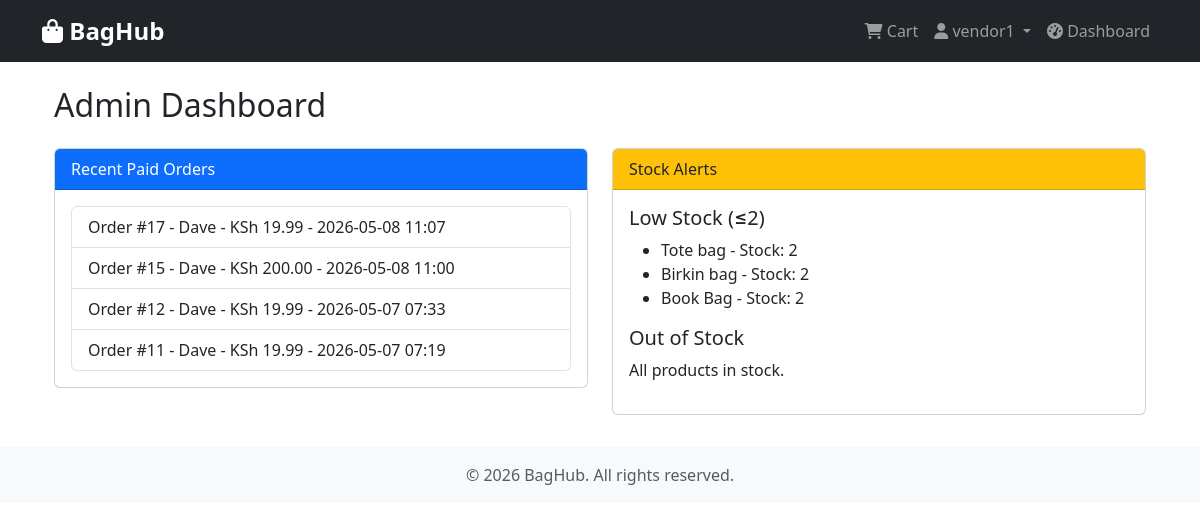
The page /core/dashboard/ (signed in) on the database as committed earlier.
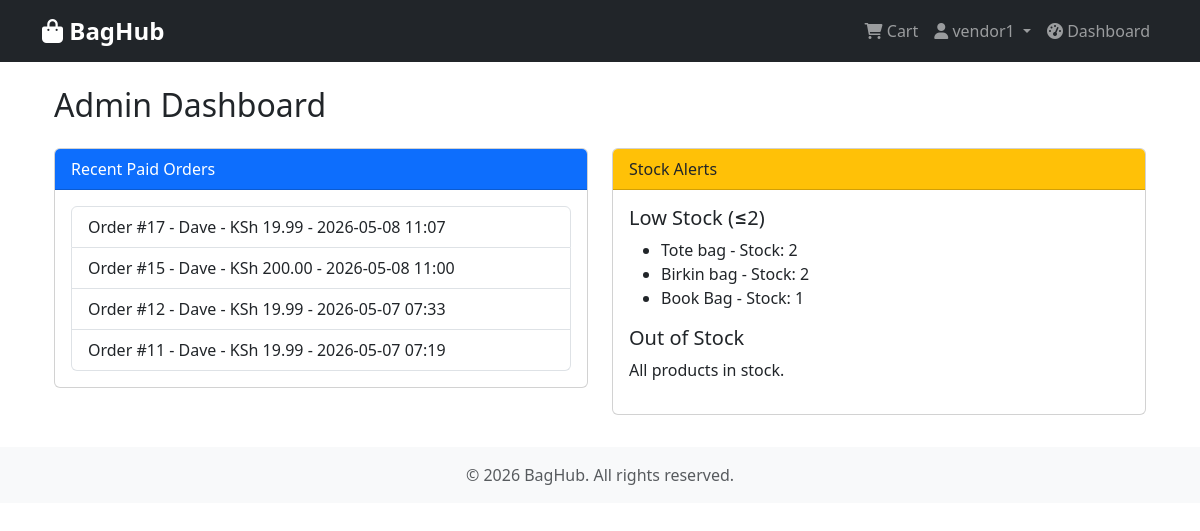
The same page on the database as committed later.
### products/models.py (models this page shows, shortened)
class Product(models.Model):
    name = models.CharField(max_length=200)
    description = models.TextField()
    price = models.DecimalField(max_digits=10, decimal_places=2)
    image = models.ImageField(upload_to='product_images/')
    stock = models.PositiveIntegerField(default=1)
    available = models.BooleanField(default=True)
    created_by = models.ForeignKey(settings.AUTH_USER_MODEL, on_delete=models.CASCADE)
    created_at = models.DateTimeField(auto_now_add=True)

### core/views.py (the view)
# urls.py: path('dashboard/', admin_dashboard, name='admin_dashboard'),
@login_required
@user_passes_test(lambda u: u.role == 'admin')
def admin_dashboard(request):
    recent_orders = Order.objects.filter(status='paid').order_by('-created_at')[:10]
    low_stock_products = Product.objects.filter(stock__lte=2, stock__gt=0)
    out_of_stock = Product.objects.filter(stock=0)
    context = {
        'recent_orders': recent_orders,
        'low_stock_products': low_stock_products,
        'out_of_stock': out_of_stock,
    }
    return render(request, 'core/admin_dashboard.html', context)

### templates/core/admin_dashboard.html
{% extends 'base.html' %}
{% block content %}
<div class="container mt-4">
    <h2>Admin Dashboard</h2>
    <div class="row mt-4">
        <div class="col-md-6">
            <div class="card">
                <div class="card-header bg-primary text-white">
                    Recent Paid Orders
                </div>
                <div class="card-body">
                    {% if recent_orders %}
                        <ul class="list-group">
                            {% for order in recent_orders %}
                                <li class="list-group-item">
                                    Order #{{ order.id }} - {{ order.user.username }} - KSh {{ order.total_amount }} - {{ order.created_at|date:"Y-m-d H:i" }}
                                </li>
                            {% endfor %}
                        </ul>
                    {% else %}
                        <p>No paid orders yet.</p>
                    {% endif %}
                </div>
            </div>
        </div>
        <div class="col-md-6">
            <div class="card">
                <div class="card-header bg-warning">
                    Stock Alerts
                </div>
                <div class="card-body">
                    <h5>Low Stock (≤2)</h5>
                    {% if low_stock_products %}
                        <ul>
                            {% for product in low_stock_products %}
                                <li>{{ product.name }} - Stock: {{ product.stock }}</li>
                            {% endfor %}
                        </ul>
                    {% else %}
                        <p>No low stock items.</p>
                    {% endif %}
                    <h5 class="mt-3">Out of Stock</h5>
                    {% if out_of_stock %}
                        <ul>
                            {% for product in out_of_stock %}
                                <li>{{ product.name }}</li>
                            {% endfor %}
                        </ul>
                    {% else %}
                        <p>All products in stock.</p>
                    {% endif %}
                </div>
            </div>
        </div>
    </div>
</div>
{% endblock %}

Rows that differ between the two databases and show on the page:
changed Product "Book Bag": stock "2" → "1"
